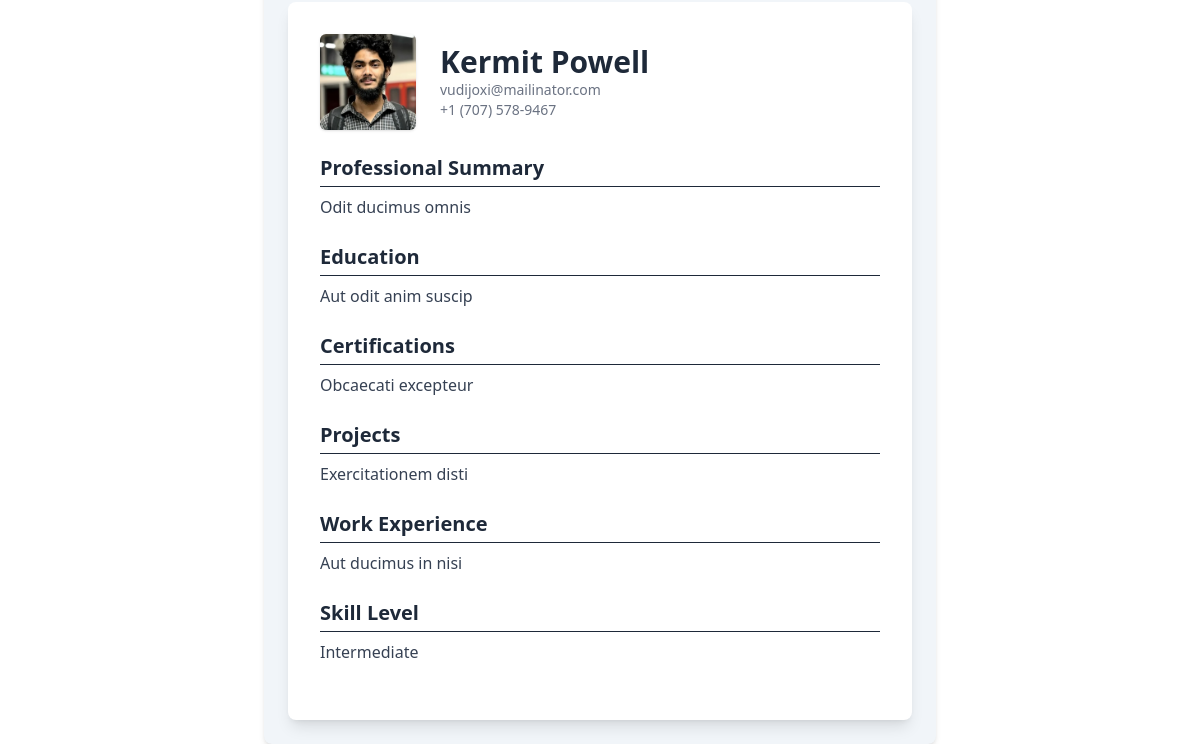
/show/ (lower part), run on an earlier commit of the app's database.
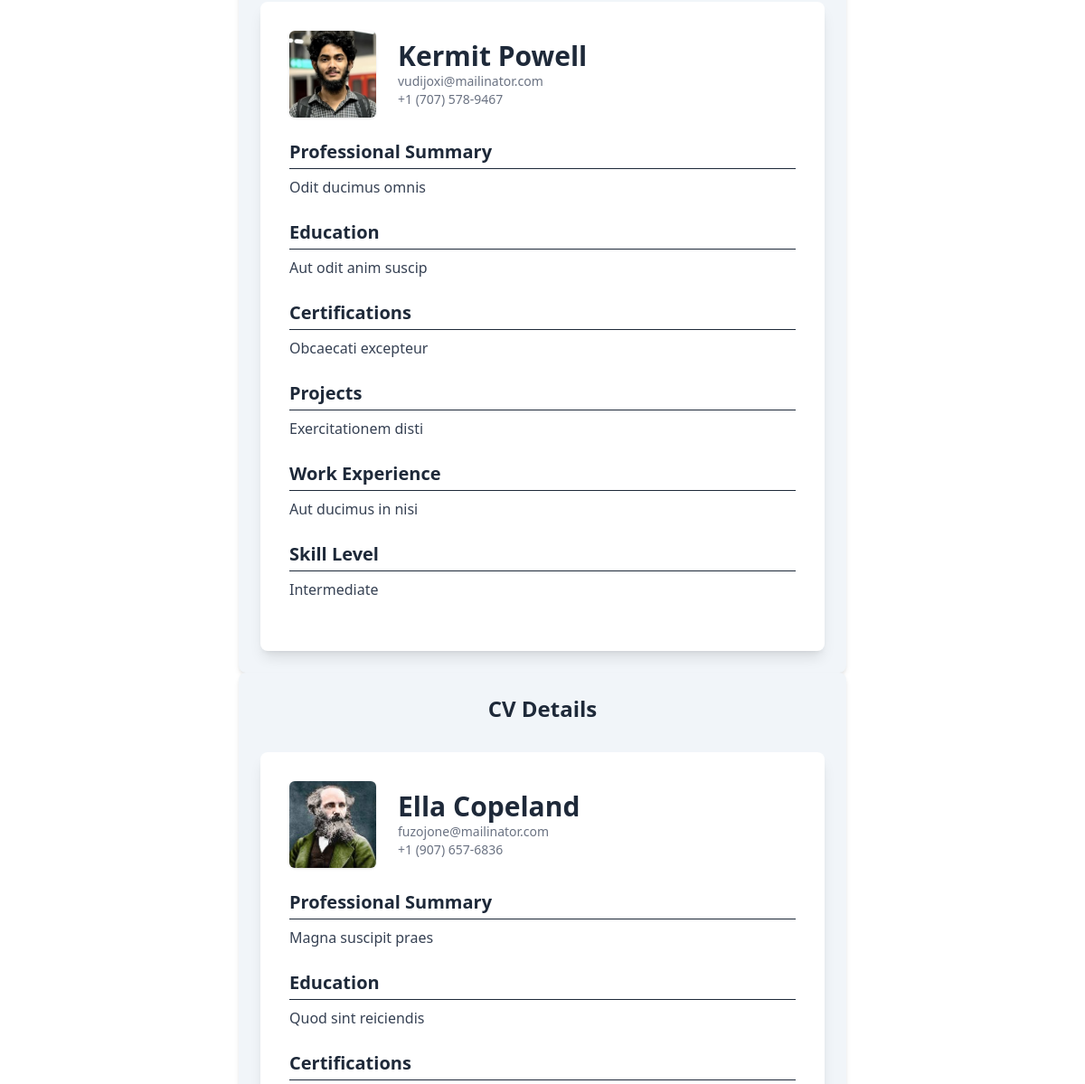
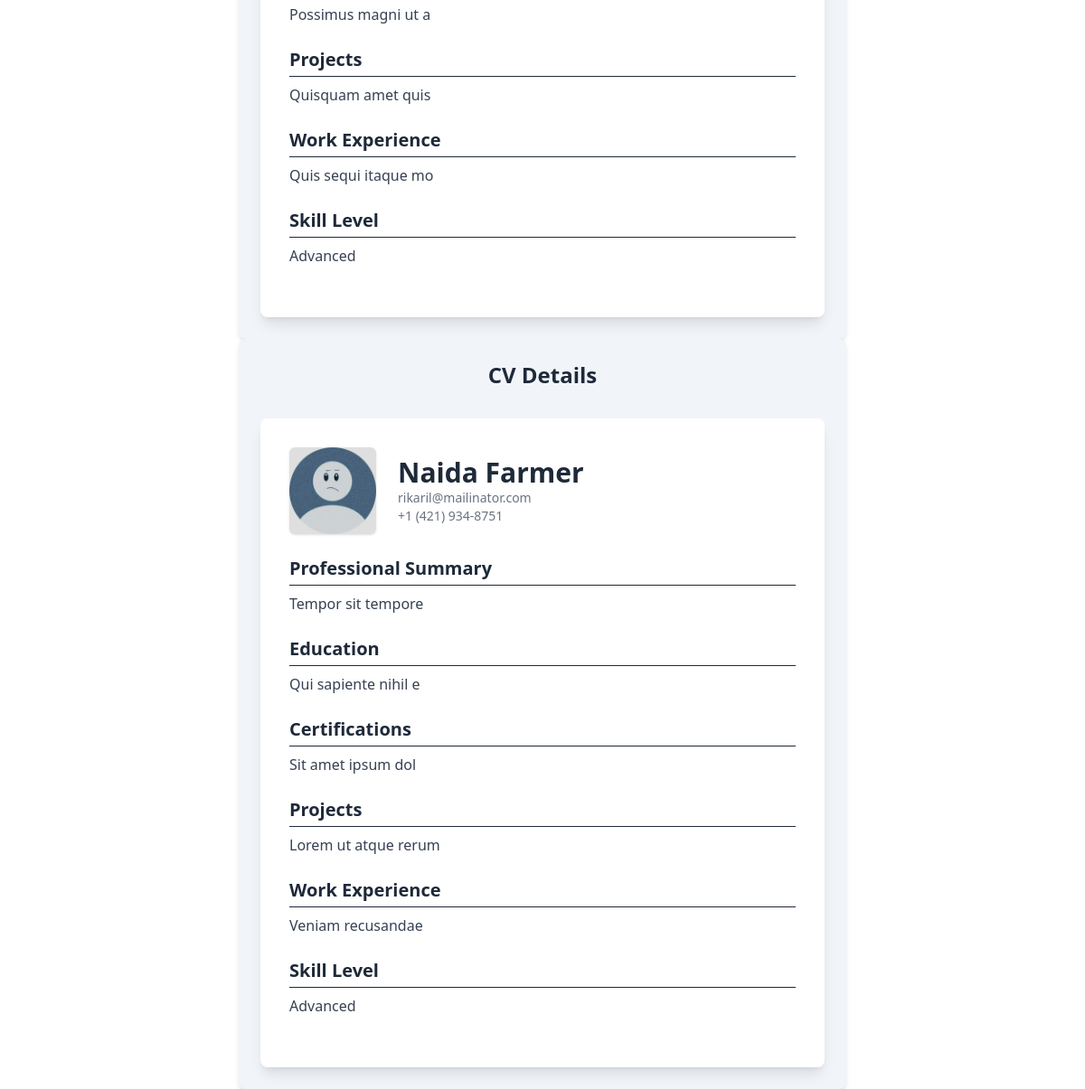
And on a later commit of the database (2 pictures, top to bottom).
### cv_app_1/models.py (models this page shows, shortened)
class CV(models.Model):
    name = models.CharField(max_length=100)
    email = models.EmailField()
    phone = models.CharField(max_length=20)
    image = models.ImageField(upload_to='images/', default='media/images/default.jpg', blank=True, null=True)
    summary = models.TextField()
    address = models.TextField()
    education = models.TextField()
    certifications = models.TextField()
    projects = models.TextField()
    experience = models.TextField()
    skills = models.TextField(choices=[
        ("Basic", "Basic"),
        ("Intermediate", "Intermediate"),
        ("Advanced", "Advanced"),
    ], max_length=50, default="Basic")
    class Meta:
        verbose_name = 'CV'
        verbose_name_plural = 'CVs'

### show_cv/views.py (the view)
# urls.py: path('show/', include('show_cv.urls')),
def show(request):
    cvs = CV.objects.all()
    if request.method == "GET":
        search_query = request.GET.get("Search", "")
        if search_query:
            cvs = cvs.filter(name__icontains=search_query)
    else:
        cvs = CV.objects.all()
    return render(request, 'show/show.html', {'cvs': cvs})

### templates/show/show.html (shortened to what this page needs)
<!DOCTYPE html>
<html lang="en">
<head>
    <script src="https://cdn.jsdelivr.net/npm/@tailwindcss/browser@4"></script>
</head>
<body>
{% for cv in cvs %}
<form action="" method="GET" enctype="multipart/form-data" class="max-w-2xl mx-auto p-6 bg-slate-100 shadow-md rounded-lg space-y-6">
    <h1 class="text-2xl font-bold text-center text-gray-800">CV Details</h1>
<div class="max-w-3xl mx-auto p-8 bg-white shadow-lg rounded-lg mt-8 text-gray-800">
  <div class="flex items-center space-x-6 mb-6">
    {% if cv.image %}
      <img src="{{ cv.image.url }}" alt="{{ cv.name }}" class="w-24 h-24 rounded-md object-cover shadow">
    {% else %}
      <img src="media/images/default.jpg" alt="Default Image" class="w-24 h-24 rounded-md object-cover shadow">
    {% endif %}
    <div>
      <h1 class="text-3xl font-bold">{{ cv.name }}</h1>
      <p class="text-sm text-gray-500">{{ cv.email }}</p>
      <p class="text-sm text-gray-500">{{ cv.phone }}</p>
    </div>
  </div>
  <div class="mb-6">
    <h2 class="text-xl font-semibold border-b pb-1 mb-2">Professional Summary</h2>
    <p class="text-gray-700 whitespace-pre-line">{{ cv.summary }}</p>
  </div>
  <div class="mb-6">
    <h2 class="text-xl font-semibold border-b pb-1 mb-2">Education</h2>
    <p class="text-gray-700 whitespace-pre-line">{{ cv.education }}</p>
  </div>
  <div class="mb-6">
    <h2 class="text-xl font-semibold border-b pb-1 mb-2">Certifications</h2>
    <p class="text-gray-700 whitespace-pre-line">{{ cv.certifications }}</p>
  </div>
  <div class="mb-6">
    <h2 class="text-xl font-semibold border-b pb-1 mb-2">Projects</h2>
    <p class="text-gray-700 whitespace-pre-line">{{ cv.projects }}</p>
  </div>
  <div class="mb-6">
    <h2 class="text-xl font-semibold border-b pb-1 mb-2">Work Experience</h2>
    <p class="text-gray-700 whitespace-pre-line">{{ cv.experience }}</p>
  </div>
  <div class="mb-6">
    <h2 class="text-xl font-semibold border-b pb-1 mb-2">Skill Level</h2>
    <p class="text-gray-700">{{ cv.skills }}</p>
  </div>
</div>
</form>
{% endfor %}
</body>
</html>

What changed in the data, as far as the page shows it:
added CV: image (picture), name "Ella Copeland", email "fuzojone@mailinator.com", phone "+1 (907) 657-6836", summary "Magna suscipit praes", education "Quod sint reiciendis", certifications "Possimus magni ut a", projects "Quisquam amet quis", experience "Quis sequi itaque mo", skills "Advanced"
added CV: name "Naida Farmer", email "rikaril@mailinator.com", phone "+1 (421) 934-8751", summary "Tempor sit tempore", education "Qui sapiente nihil e", certifications "Sit amet ipsum dol", projects "Lorem ut atque rerum", experience "Veniam recusandae", skills "Advanced"
